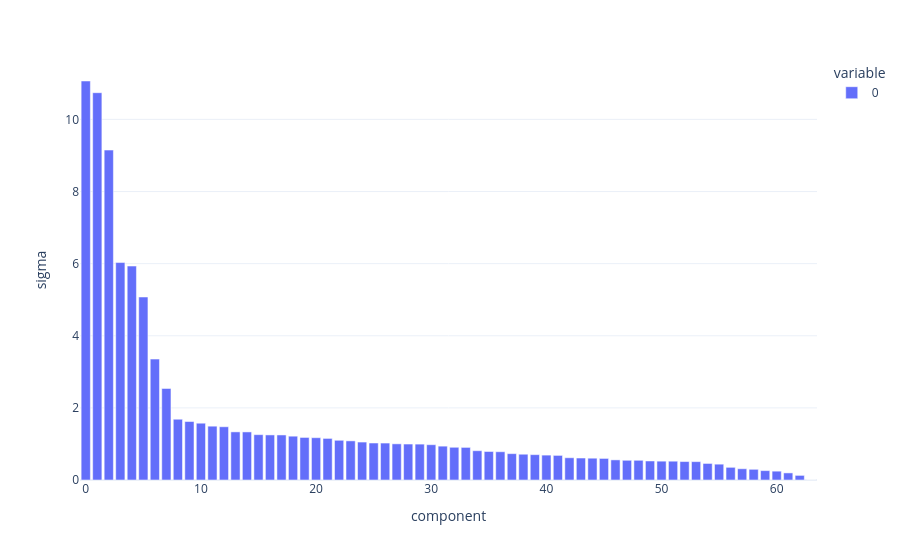

Write notebook code for a chart like this one.
### Code cell
px.bar(sigma, template="plotly_white", labels=dict(index="component", value="sigma"))

### Figure 1 — Plotly figure (JSON) as saved in the notebook; plotly's stock layout.template omitted (floating-point values rounded to 4 significant figures)
{"data": [{"hovertemplate": "variable=0<br>component=%{x}<br>sigma=%{y}<extra></extra>", "legendgroup": "0", "marker": {"color": "#636efa", "pattern": {"shape": ""}}, "name": "0", "orientation": "v", "showlegend": true, "textposition": "auto", "type": "bar", "x": [0, 1, 2, 3, 4, 5, 6, 7, 8, 9, 10, 11, 12, 13, 14, 15, 16, 17, 18, 19, 20, 21, 22, 23, 24, 25, 26, 27, 28, 29, 30, 31, 32, 33, 34, 35, 36, 37, 38, 39, 40, 41, 42, 43, 44, 45, 46, 47, 48, 49, 50, 51, 52, 53, 54, 55, 56, 57, 58, 59, 60, 61, 62, 63], "xaxis": "x", "y": [11.06, 10.74, 9.149, 6.03, 5.933, 5.075, 3.353, 2.538, 1.685, 1.622, 1.575, 1.493, 1.476, 1.334, 1.333, 1.257, 1.25, 1.249, 1.215, 1.18, 1.173, 1.153, 1.102, 1.085, 1.052, 1.025, 1.024, 1.003, 0.9972, 0.9951, 0.9789, 0.9387, 0.9073, 0.9041, 0.8122, 0.7905, 0.7838, 0.7307, 0.7149, 0.7031, 0.6902, 0.6821, 0.6171, 0.6093, 0.6047, 0.5981, 0.5578, 0.5469, 0.5465, 0.5277, 0.5221, 0.5213, 0.5115, 0.5091, 0.4589, 0.439, 0.3512, 0.3118, 0.2965, 0.2601, 0.2449, 0.1965, 0.1278, 3.097e-06], "yaxis": "y"}], "layout": {"barmode": "relative", "legend": {"title": {"text": "variable"}, "tracegroupgap": 0}, "margin": {"t": 60}, "xaxis": {"anchor": "y", "domain": [0, 1], "title": {"text": "component"}}, "yaxis": {"anchor": "x", "domain": [0, 1], "title": {"text": "sigma"}}}}
